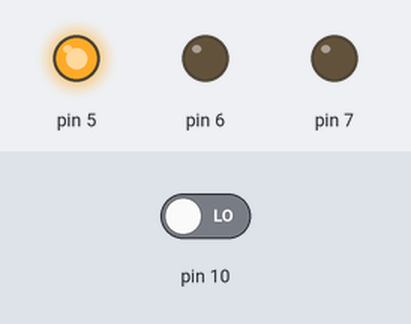
The sketch below on a simulated Arduino Uno, built with avr-gcc and run on an emulated ATmega328P. Shown: output pins drawn as LEDs (lit = HIGH). The test bench sets the inputs (shaded band); at power-on: pin 10 LOW.

Above: at 0.1 s.
At 8.8 s:
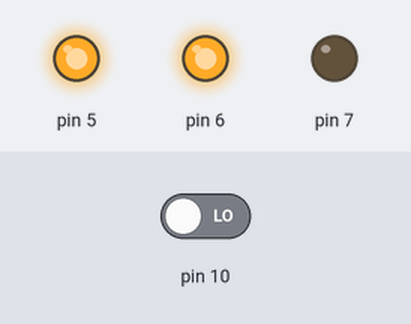
8.9 s: pin 10 driven HIGH
At 10.8 s:
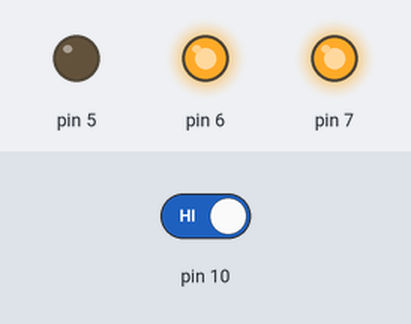
Timing chart, 0 to 19.9 s (numbered marks = the images above; inputs shaded):
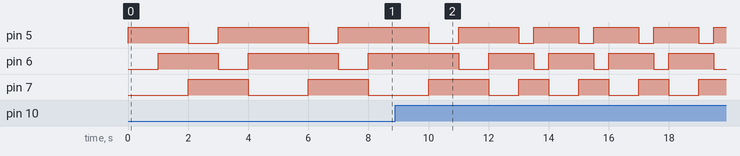

Measured:
- by itself, pin 6: repeats every 2.0 s: HIGH 1.5 s, LOW 0.50 s
- by itself, pin 7: repeats every 2.0 s: LOW 1.0 s, HIGH 1.0 s

The sketch:

q1.ino
```cpp
void setup()
{
  pinMode(5, OUTPUT);
  pinMode(6, OUTPUT);
  pinMode(7, OUTPUT);
  pinMode(10, INPUT);
}

int s = 1000;

void loop()
{
  if(digitalRead(10) == HIGH)
  {
    s = 500;
  }
  else
  {
    s = 1000;
  }
  digitalWrite(5, HIGH);
  delay(s);
  digitalWrite(6, HIGH);
  delay(s);
  digitalWrite(5, LOW);
  digitalWrite(7, HIGH);
  delay(s);
  digitalWrite(5, HIGH);
  digitalWrite(6, LOW);
  delay(s);
  digitalWrite(6, HIGH);
  digitalWrite(7, LOW);
}
```
